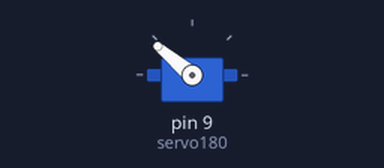
Bench run of a sketch on a simulated Arduino Uno, built with avr-gcc and run on an emulated ATmega328P. Shown: servo.

Above: at 1.05 s.
At 10.9 s:
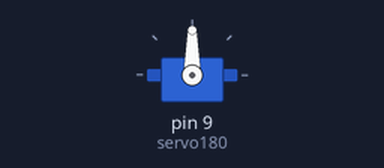
Timing chart, 0 to 13.9 s (numbered marks = the images above):
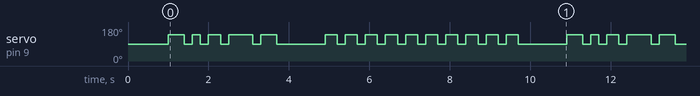

Measured:
- by itself, servo on pin 9 (servo180): moves between 90° and 140°, repeating every 9.9 s

The sketch:

chore3mvmt.ino
```cpp
#include <Servo.h>

Servo   servo180;
int		up = 90;
int		down = 140;
int   mov = 200;

void setup()
{
  servo180.attach(9);
  servo180.write(90);
  delay(1000);
}

void loop()
{
	servo180.write(down);
	delay(400);
	servo180.write(up);
	delay(mov);
	servo180.write(down);
	delay(200);
	servo180.write(up);
	delay(mov);
	servo180.write(down);
	delay(300);
	servo180.write(up);
	delay(mov);
  servo180.write(down);
  delay(600);
  servo180.write(up);
  delay(mov);
  servo180.write(down);
	delay(400);
	servo180.write(up);
	delay(mov);
  delay(1000);

  //elton john puppet version
  for (int i = 0; i < 10; i++)
  {
    servo180.write(down);
    delay(300);
    servo180.write(up);
    delay(200);
  }
  delay(1000);
}
```
